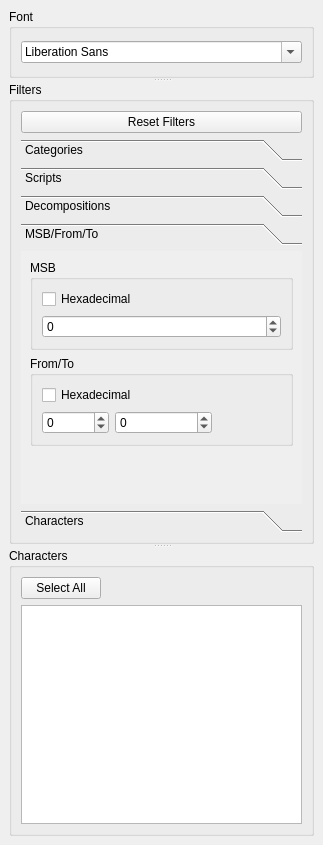
<?xml version="1.0" encoding="UTF-8"?>
<ui version="4.0">
 <class>DockGlyphSelector</class>
 <widget class="QDockWidget" name="DockGlyphSelector">
  <property name="geometry">
   <rect>
    <x>0</x>
    <y>0</y>
    <width>323</width>
    <height>845</height>
   </rect>
  </property>
  <property name="windowTitle">
   <string>Font/Character selector</string>
  </property>
  <widget class="QWidget" name="dockWidgetContents">
   <layout class="QVBoxLayout" name="verticalLayout_2">
    <item>
     <widget class="QSplitter" name="splitter">
      <property name="orientation">
       <enum>Qt::Orientation::Vertical</enum>
      </property>
      <widget class="QGroupBox" name="groupBoxFont">
       <property name="sizePolicy">
        <sizepolicy hsizetype="Preferred" vsizetype="Fixed">
         <horstretch>0</horstretch>
         <verstretch>0</verstretch>
        </sizepolicy>
       </property>
       <property name="title">
        <string>Font</string>
       </property>
       <layout class="QVBoxLayout" name="verticalLayout_4">
        <item>
         <widget class="QFontComboBox" name="fontComboBox"/>
        </item>
       </layout>
      </widget>
      <widget class="QGroupBox" name="groupBoxFilters">
       <property name="title">
        <string>Filters</string>
       </property>
       <layout class="QVBoxLayout" name="verticalLayout">
        <item>
         <widget class="QPushButton" name="pushButtonResetFilters">
          <property name="text">
           <string>Reset Filters</string>
          </property>
         </widget>
        </item>
        <item>
         <widget class="QToolBox" name="toolBox">
          <property name="currentIndex">
           <number>3</number>
          </property>
          <widget class="QWidget" name="pageCategoriesFilter">
           <property name="geometry">
            <rect>
             <x>0</x>
             <y>0</y>
             <width>285</width>
             <height>232</height>
            </rect>
           </property>
           <attribute name="label">
            <string>Categories</string>
           </attribute>
           <layout class="QVBoxLayout" name="verticalLayout_3">
            <item>
             <widget class="QListView" name="listCategories">
              <property name="baseSize">
               <size>
                <width>0</width>
                <height>0</height>
               </size>
              </property>
              <property name="selectionMode">
               <enum>QAbstractItemView::SelectionMode::MultiSelection</enum>
              </property>
             </widget>
            </item>
           </layout>
          </widget>
          <widget class="QWidget" name="pageScriptsFilter">
           <property name="geometry">
            <rect>
             <x>0</x>
             <y>0</y>
             <width>285</width>
             <height>232</height>
            </rect>
           </property>
           <attribute name="label">
            <string>Scripts</string>
           </attribute>
           <layout class="QVBoxLayout" name="verticalLayout_5">
            <item>
             <widget class="QListView" name="listScripts">
              <property name="selectionMode">
               <enum>QAbstractItemView::SelectionMode::MultiSelection</enum>
              </property>
             </widget>
            </item>
           </layout>
          </widget>
          <widget class="QWidget" name="page_3">
           <property name="geometry">
            <rect>
             <x>0</x>
             <y>0</y>
             <width>285</width>
             <height>232</height>
            </rect>
           </property>
           <attribute name="label">
            <string>Decompositions</string>
           </attribute>
           <layout class="QVBoxLayout" name="verticalLayout_6">
            <item>
             <widget class="QListView" name="listDecompositions">
              <property name="selectionMode">
               <enum>QAbstractItemView::SelectionMode::MultiSelection</enum>
              </property>
             </widget>
            </item>
           </layout>
          </widget>
          <widget class="QWidget" name="pageDecompositionFilter">
           <property name="geometry">
            <rect>
             <x>0</x>
             <y>0</y>
             <width>285</width>
             <height>232</height>
            </rect>
           </property>
           <attribute name="label">
            <string>MSB/From/To</string>
           </attribute>
           <layout class="QVBoxLayout" name="verticalLayout_9">
            <item>
             <widget class="QGroupBox" name="groupBoxMSB">
              <property name="sizePolicy">
               <sizepolicy hsizetype="Preferred" vsizetype="Preferred">
                <horstretch>0</horstretch>
                <verstretch>0</verstretch>
               </sizepolicy>
              </property>
              <property name="title">
               <string>MSB</string>
              </property>
              <layout class="QVBoxLayout" name="verticalLayout_8">
               <item>
                <widget class="QCheckBox" name="checkBoxMsbHex">
                 <property name="text">
                  <string>Hexadecimal</string>
                 </property>
                </widget>
               </item>
               <item>
                <widget class="QSpinBox" name="spinBoxMSB">
                 <property name="minimum">
                  <number>-1</number>
                 </property>
                 <property name="maximum">
                  <number>255</number>
                 </property>
                </widget>
               </item>
              </layout>
             </widget>
            </item>
            <item>
             <widget class="QGroupBox" name="groupBoxFromTo">
              <property name="sizePolicy">
               <sizepolicy hsizetype="Preferred" vsizetype="Preferred">
                <horstretch>0</horstretch>
                <verstretch>0</verstretch>
               </sizepolicy>
              </property>
              <property name="title">
               <string>From/To</string>
              </property>
              <layout class="QGridLayout" name="gridLayout">
               <item row="0" column="0" colspan="2">
                <widget class="QCheckBox" name="checkBoxFromToHex">
                 <property name="text">
                  <string>Hexadecimal</string>
                 </property>
                </widget>
               </item>
               <item row="0" column="2">
                <spacer name="horizontalSpacer_3">
                 <property name="orientation">
                  <enum>Qt::Orientation::Horizontal</enum>
                 </property>
                 <property name="sizeHint" stdset="0">
                  <size>
                   <width>69</width>
                   <height>20</height>
                  </size>
                 </property>
                </spacer>
               </item>
               <item row="1" column="0">
                <widget class="QSpinBox" name="spinBoxFrom">
                 <property name="minimum">
                  <number>-1</number>
                 </property>
                 <property name="maximum">
                  <number>999999999</number>
                 </property>
                </widget>
               </item>
               <item row="1" column="1" colspan="2">
                <widget class="QSpinBox" name="spinBoxTo">
                 <property name="minimum">
                  <number>-1</number>
                 </property>
                 <property name="maximum">
                  <number>999999999</number>
                 </property>
                </widget>
               </item>
               <item row="1" column="3">
                <spacer name="horizontalSpacer">
                 <property name="orientation">
                  <enum>Qt::Orientation::Horizontal</enum>
                 </property>
                 <property name="sizeHint" stdset="0">
                  <size>
                   <width>69</width>
                   <height>20</height>
                  </size>
                 </property>
                </spacer>
               </item>
              </layout>
             </widget>
            </item>
            <item>
             <spacer name="verticalSpacer">
              <property name="orientation">
               <enum>Qt::Orientation::Vertical</enum>
              </property>
              <property name="sizeHint" stdset="0">
               <size>
                <width>20</width>
                <height>40</height>
               </size>
              </property>
             </spacer>
            </item>
           </layout>
          </widget>
          <widget class="QWidget" name="pageCharactersFilter">
           <property name="geometry">
            <rect>
             <x>0</x>
             <y>0</y>
             <width>285</width>
             <height>232</height>
            </rect>
           </property>
           <attribute name="label">
            <string>Characters</string>
           </attribute>
           <layout class="QVBoxLayout" name="verticalLayout_7">
            <item>
             <widget class="QTextEdit" name="textFilter">
              <property name="frameShape">
               <enum>QFrame::Shape::Box</enum>
              </property>
              <property name="frameShadow">
               <enum>QFrame::Shadow::Raised</enum>
              </property>
             </widget>
            </item>
           </layout>
          </widget>
         </widget>
        </item>
       </layout>
      </widget>
      <widget class="QGroupBox" name="groupBoxCharacterTable">
       <property name="title">
        <string>Characters</string>
       </property>
       <layout class="QGridLayout" name="gridLayout_2">
        <item row="1" column="0" colspan="2">
         <widget class="QTableView" name="tableCharacters"/>
        </item>
        <item row="0" column="0">
         <widget class="QPushButton" name="pushButtonSelectAll">
          <property name="text">
           <string>Select All</string>
          </property>
         </widget>
        </item>
        <item row="0" column="1">
         <spacer name="horizontalSpacer_2">
          <property name="orientation">
           <enum>Qt::Orientation::Horizontal</enum>
          </property>
          <property name="sizeHint" stdset="0">
           <size>
            <width>172</width>
            <height>20</height>
           </size>
          </property>
         </spacer>
        </item>
       </layout>
      </widget>
     </widget>
    </item>
   </layout>
  </widget>
 </widget>
 <resources/>
 <connections/>
</ui>
